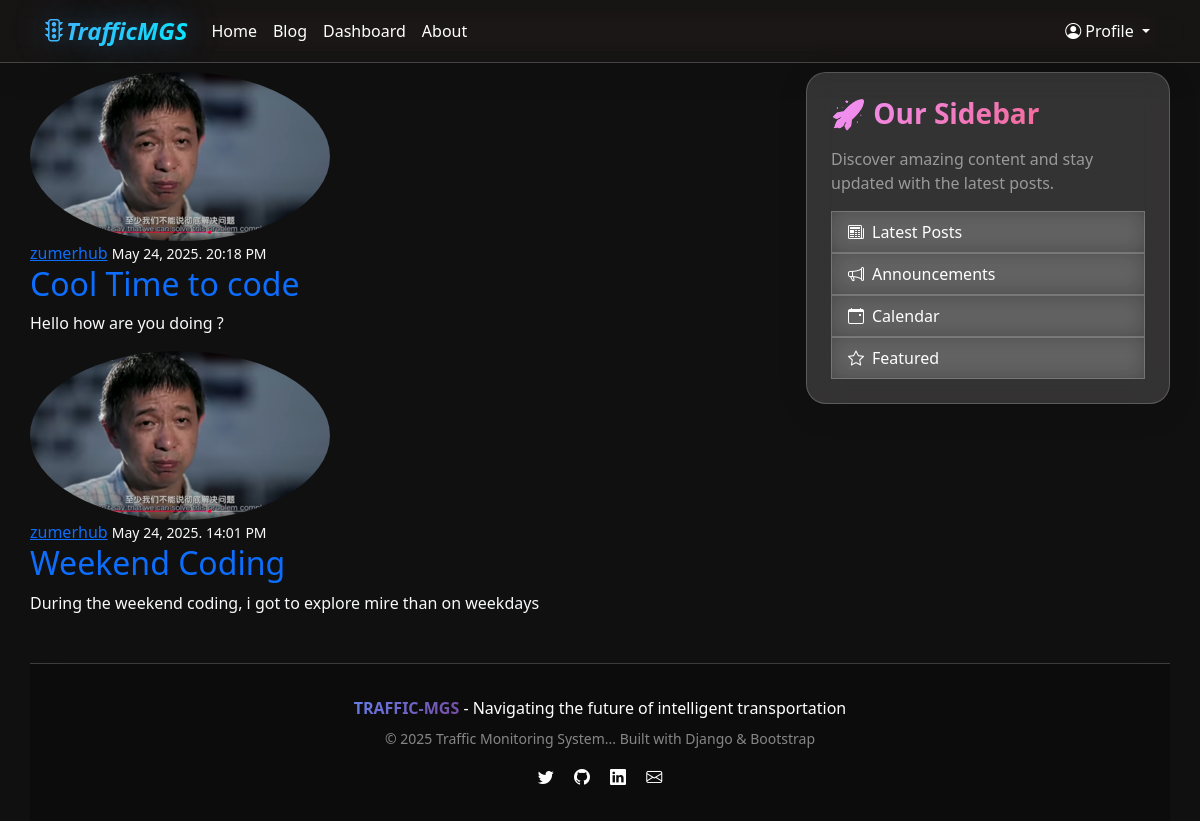
Screenshot of /blog/ with the database file from the repository.
### apps/blogapp/models.py (models this page shows, shortened)
class Post(models.Model):
    title = models.CharField(max_length=200)
    content = models.TextField()
    date_posted = models.DateTimeField(default=timezone.now)
    author = models.ForeignKey(User, on_delete=models.CASCADE)

### apps/users/models.py (models this page shows, shortened)
class Profile(models.Model):
    user = models.OneToOneField(User, on_delete=models.CASCADE)
    image = models.ImageField(default='default.png', upload_to='profile_pics/')

### apps/blogapp/views.py (the view)
# urls.py: path('', PostListView.as_view(), name='blog-home'),
class PostListView(ListView):
    model = Post
    template_name = 'blog/home.html'
    context_object_name = 'posts'
    ordering = ['-date_posted']  # setting this to get a new list of posts at the top of the page
    paginate_by = 5

### apps/blogapp/templates/blog/home.html (shortened to what this page needs)
{% extends 'blog/base.html' %}
{% block content %}
    {% for post in posts %}
<article class="media content-section">
    <img class="rounded-circle article-img" src="{{ post.author.profile.image.url }}" >
  <div class="media-body text-light">
        <div class="article-metadata">
            <a class="mr-2" href="{% url 'user-posts' post.author.username %}">{{ post.author }}</a>
            <small class="text-light">{{ post.date_posted | date:" F d, Y. H:i A" }}</small>
        </div>
        <h2><a class="article-title" href="{% url 'post-detail' post.id %}" >{{ post.title }}</a></h2>
        <p class="article-content">{{ post.content }}</p>
    </div>
</article>
{% endfor %}
{% endblock content %}

### apps/blogapp/templates/blog/base.html (shortened to what this page needs)
 {% load static %}
<!DOCTYPE html>
<html lang="en">
  <head>
    <link
      href="https://cdn.jsdelivr.net/npm/bootstrap@5.3.3/dist/css/bootstrap.min.css"
      rel="stylesheet"
    />
    <link
      rel="stylesheet"
      href="https://cdn.jsdelivr.net/npm/bootstrap-icons/font/bootstrap-icons.css"
    />
    <link
      rel="stylesheet"
      type="text/css"
      href="{% static 'css/blog.css' %}"
    />
    <link rel="stylesheet" href="https://cdnjs.cloudflare.com/ajax/libs/font-awesome/5.15.4/css/all.min.css">
  </head>
  <body>
    <div class="page-wrapper">
      <header class="site-header">
        <nav class="navbar navbar-expand-lg fixed-top" aria-label="Main navigation">
          <div class="container">
            <a class="navbar-brand fw-bold" logo="" href="{% url 'traffic:index' %}"><i class="bi bi-stoplights">TrafficMGS</i></a>
            <div class="offcanvas offcanvas-end" tabindex="-1" id="offcanvasNavbar" aria-labelledby="offcanvasNavbarLabel" style="background: rgba(0, 0, 0, 0.9); backdrop-filter: blur(15px);">
              <div class="offcanvas-body">
                <ul class="navbar-nav me-auto mb-2 mb-lg-0">
                  <li class="nav-item">
                    <a class="nav-link active" href="{% url 'traffic:index' %}">Home</a>
                  </li>
                  <li class="nav-item">
                    <a class="nav-link" href="{% url 'blog-home' %}">Blog</a>
                  </li>
                  <li class="nav-item">
                    <a class="nav-link" href="{% url 'traffic:dashboard' %}">Dashboard</a>
                  </li>
                  <li class="nav-item">
                    <a class="nav-link" href="{% url 'blog-about' %}">About</a>
                  </li>
                </ul>
                <ul class="navbar-nav ms-auto">
                  <li class="nav-item dropdown">
                    <a class="nav-link dropdown-toggle" href="#" role="button" data-bs-toggle="dropdown" aria-expanded="false">
                      <i class="bi bi-person-circle"></i> <span>Profile</span>
                    </a>
                  </li>
                </ul>
              </div>
            </div>
          </div>
        </nav>
      </header>
      <main role="main" class="container main-content mt-5 pt-4">
        <div class="row">
          <div class="col-md-8">
            {% block content %}
            {% endblock %}
          </div>
          <div class="col-md-4">
            <div class="sidebar-card">
              <h3>🚀 Our Sidebar</h3>
              <p class="text-white-50 mb-3">Discover amazing content and stay updated with the latest posts.</p>
              <ul class="list-group list-group-flush">
                <li class="list-group-item d-flex align-items-center">
                  <i class="bi bi-newspaper me-2"></i> Latest Posts
                </li>
                <li class="list-group-item d-flex align-items-center">
                  <i class="bi bi-megaphone me-2"></i> Announcements
                </li>
                <li class="list-group-item d-flex align-items-center">
                  <i class="bi bi-calendar-event me-2"></i> Calendar
                </li>
                <li class="list-group-item d-flex align-items-center">
                  <i class="bi bi-star me-2"></i> Featured
                </li>
              </ul>
            </div>
          </div>
        </div>
      </main>
     <footer>
  <div class="modern-footer text-center container">
    <div class="row">
      <div class="col-md-12">
        <p class="mb-2">
          <span class="text-gradient fw-bold">TRAFFIC-MGS</span> -
          Navigating the future of intelligent transportation
        </p>
        <p class="text-white-50 small">
          © 2025 Traffic Monitoring System... Built with Django & Bootstrap
        </p>
        <div class="mt-3">
          <a href="#" class="text-white me-3" aria-label="Twitter" target="_blank" rel="noopener noreferrer"><i class="bi bi-twitter"></i></a>
          <a href="#" class="text-white me-3" aria-label="GitHub" target="_blank" rel="noopener noreferrer"><i class="bi bi-github"></i></a>
          <a href="#" class="text-white me-3" aria-label="LinkedIn" target="_blank" rel="noopener noreferrer"><i class="bi bi-linkedin"></i></a>
          <a href="#" class="text-white" aria-label="Email"><i class="bi bi-envelope"></i></a>
        </div>
      </div>
    </div>
  </div>
</footer>
    </div>
  </body>
</html>

### apps/blogapp/templates/blog/base.html (style rules this page uses)
:root { --primary-gradient: linear-gradient(135deg, #667eea 0%, #764ba2 100%); --secondary-gradient: linear-gradient(135deg, #f093fb 0%, #f5576c 100%); --accent-gradient: linear-gradient(135deg, #4facfe 0%, #00f2fe 100%); --dark-gradient: linear-gradient(135deg, #2c3e50 0%, #34495e 100%); --glass-bg: rgba(255, 255, 255, 0.1); --glass-border: rgba(255, 255, 255, 0.2); }
* { margin: 0; padding: 0; box-sizing: border-box; }
body { background:rgb(17, 16, 16); min-height: 100vh; font-family: 'Segoe UI', Tahoma, Geneva, Verdana, sans-serif; }
.page-wrapper { min-height: 100vh; display: flex; flex-direction: column; }
.navbar { background: rgba(78, 64, 64, 0.1) !important; backdrop-filter: blur(10px); border-bottom: 1px solid rgba(255, 255, 255, 0.2); box-shadow: 0 8px 32px rgba(0, 0, 0, 0.1); }
.navbar-brand { background: var(--accent-gradient); -webkit-background-clip: text; -webkit-text-fill-color: transparent; background-clip: text; font-weight: 800 !important; font-size: 1.5rem !important; text-shadow: 0 0 30px rgba(79, 172, 254, 0.5); }
.nav-link { color: white !important; font-weight: 500; transition: all 0.3s ease; position: relative; overflow: hidden; }
.nav-link::before { content: ''; position: absolute; top: 0; left: -100%; width: 100%; height: 100%; background: var(--accent-gradient); transition: left 0.3s ease; z-index: -1; border-radius: 5px; }
.main-content { flex: 1; padding: 2rem 0; }
.sidebar-card { background: rgba(255, 255, 255, 0.15); backdrop-filter: blur(15px); border: 1px solid rgba(255, 255, 255, 0.2); border-radius: 20px; padding: 1.5rem; box-shadow: 0 8px 32px rgba(0, 0, 0, 0.1); }
.sidebar-card h3 { background: var(--secondary-gradient); -webkit-background-clip: text; -webkit-text-fill-color: transparent; background-clip: text; font-weight: 700; margin-bottom: 1rem; }
.list-group-item { background: rgba(255, 255, 255, 0.1) !important; border: 1px solid rgba(255, 255, 255, 0.2) !important; color: white !important; backdrop-filter: blur(10px); transition: all 0.3s ease; }
.modern-footer { background: rgba(0, 0, 0, 0.2); backdrop-filter: blur(15px); border-top: 1px solid rgba(255, 255, 255, 0.2); color: white; padding: 2rem 0; margin-top: auto; }
.text-gradient { background: var(--primary-gradient); -webkit-background-clip: text; -webkit-text-fill-color: transparent; background-clip: text; }

### apps/blogapp/templates/blog/home.html (style rules this page uses)
.article-title { text-decoration: none; }

### rows the page displays
Post: author.profile.image (picture), author "zumerhub", date_posted "May 24, 2025. 20:18 PM", title "Cool Time to code", content "Hello how are you doing ?"
Post: author.profile.image (picture), author "zumerhub", date_posted "May 24, 2025. 14:01 PM", title "Weekend Coding", content "During the weekend coding, i got to explore mire than on weekdays"
